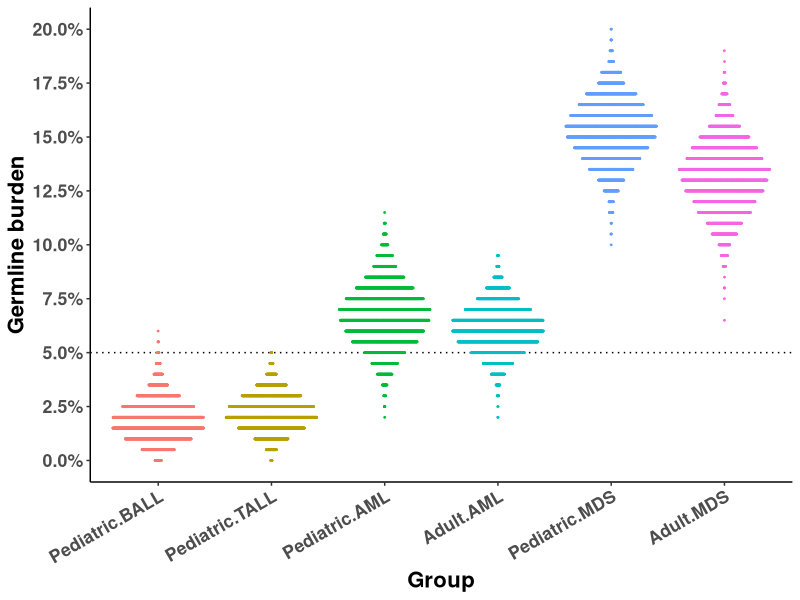

This figure's R source:
## ---- chunk 1
knitr::opts_chunk$set(echo = TRUE)
## ---- chunk 2
combined <- read.csv("pan_acute_leukemia_MDS_G_PLP.csv")
combined$Source <- relevel(relevel(relevel(factor(combined$Source), 4), 4), 4)
combined$Lineage <- relevel(relevel(factor(combined$Lineage), 3), 3)
combined$Group <- paste(combined$AgeGroup, gsub("\\-", "", combined$Lineage))
combined$Group <- relevel(relevel(factor(combined$Group), 4), 4)
with(combined, table(Group))

#Calculate actual percents and confidence intervalsof patients with a germline variant for each diagnosis
nrow(combined[combined$Lineage=="AML" & combined$G_PLP != 0,]) / nrow(combined[combined$Lineage=="AML",])*100
binom.test(nrow(combined[combined$Lineage=="AML" & combined$G_PLP != 0,]) , nrow(combined[combined$Lineage=="AML",]), conf.level = 0.95)

nrow(combined[combined$Lineage=="T-ALL" & combined$G_PLP != 0,]) / nrow(combined[combined$Lineage=="T-ALL",])*100
binom.test(nrow(combined[combined$Lineage=="T-ALL" & combined$G_PLP != 0,]), nrow(combined[combined$Lineage=="T-ALL",]), conf.level = 0.95)

nrow(combined[combined$Lineage=="B-ALL" & combined$G_PLP != 0,]) / nrow(combined[combined$Lineage=="B-ALL",])*100
binom.test(nrow(combined[combined$Lineage=="B-ALL" & combined$G_PLP != 0,]), nrow(combined[combined$Lineage=="B-ALL",]), conf.level = 0.95)

nrow(combined[combined$Lineage=="MDS" & combined$G_PLP != 0,]) / nrow(combined[combined$Lineage=="MDS",]) * 100
binom.test(nrow(combined[combined$Lineage=="MDS" & combined$G_PLP != 0,]), nrow(combined[combined$Lineage=="MDS",]), conf.level = 0.95)

# relevel to compare against B-ALL (largest group and lowest mutation rate)
combined$trend <- ordered(combined$Lineage)

library(robust)
fit_rob_trend <- glmRob(G_PLP ~ trend, 
                        data=subset(combined, AgeGroup == "Pediatric"),
                        family="poisson")
summary(fit_rob_trend) 

fit_rob_null <- glmRob(G_PLP ~ 1, 
                       data=subset(combined, AgeGroup == "Pediatric"),
                       family="poisson")
anova(fit_rob_trend, fit_rob_null, test = "Chisq")

## ---- chunk 3
combined <- read.csv("pan_acute_leukemia_MDS_G_PLP.csv")
combined$Group <- paste(combined$AgeGroup, gsub("\\-", "", combined$Lineage))
table(combined$Group)
#Not enough adult ALL to resample
combined <- combined[!combined$Group %in% c("Adult TALL","Adult BALL"),]
combined$Group <- factor(combined$Group, levels=c("Pediatric BALL","Pediatric TALL","Pediatric AML","Adult AML","Pediatric MDS","Adult MDS"))
byGroup <- split(combined$G_PLP, combined$Group)

rs <- function(y, n, m) replicate(m, sum(y[sample.int(n=length(y),size=n)]>0)/n)

library(reshape2)
results <- melt(data.frame(lapply(byGroup, rs, n=200, m=4000)), 
                variable.name="Group", value.name="Burden")

library(ggplot2)
library(ggbeeswarm)
ggplot(results, aes(x=Group, y=Burden, color=Group)) + 
  scale_y_continuous(labels = scales::percent, limits = c(0, 0.2),
                     breaks = seq(0, .2, .025)) + ylab("Germline burden") +
  geom_hline(yintercept=0.05, lty=3) + geom_quasirandom(size=0.3) + 
  theme_classic() + theme(legend.position="none") +
  theme(axis.text.x = element_text(angle = 30, vjust = 1, hjust=1))+
  theme(text=element_text(face="bold",size = 16)) 

## ---- chunk 4
sessionInfo()
